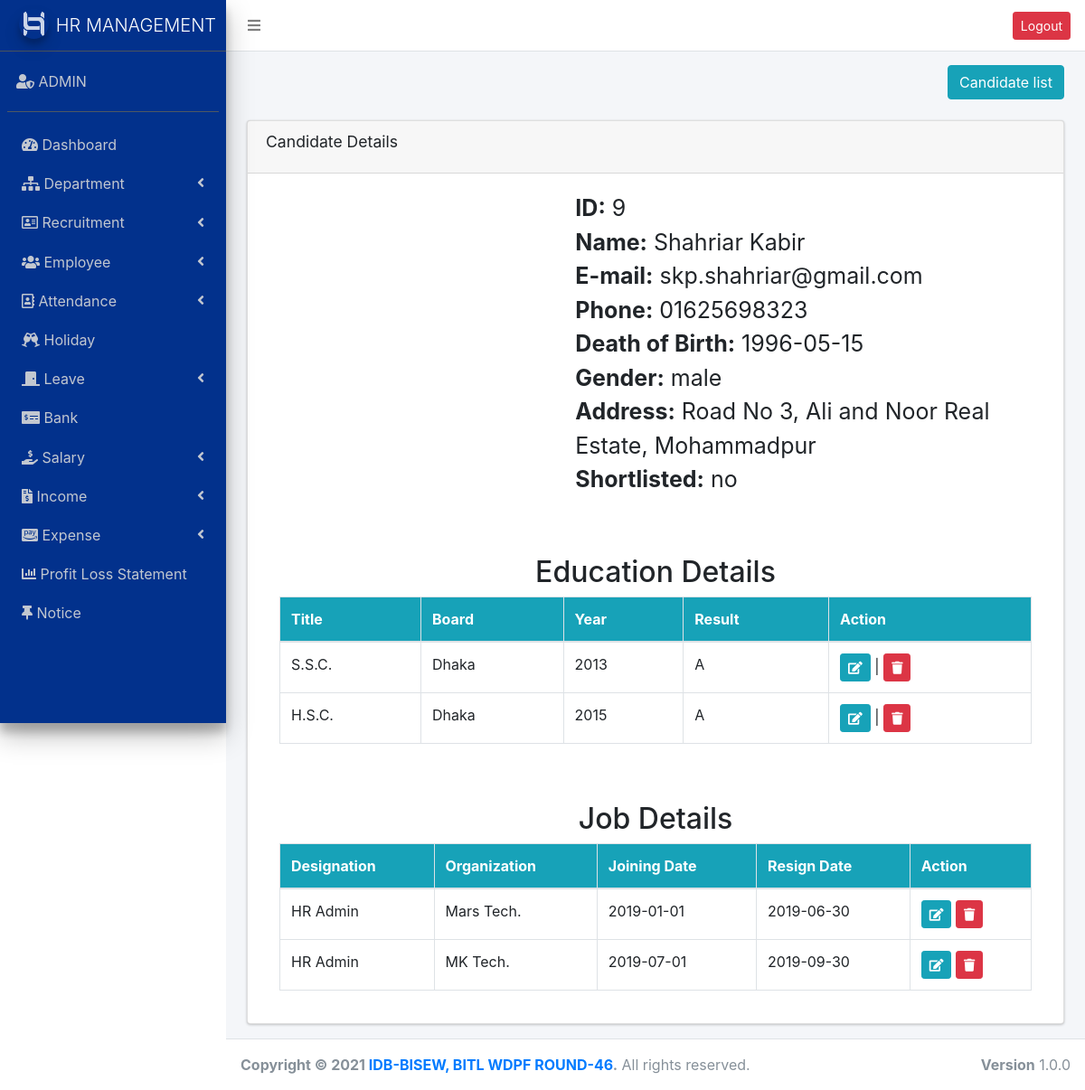
Page /candidate_details.php?id=9 (signed in) on the committed database.
### tables this page shows
CREATE TABLE `candidate` (
  `id` int(11) NOT NULL,
  `name` varchar(255) NOT NULL,
  `email` varchar(255) NOT NULL,
  `phone` varchar(20) NOT NULL,
  `address` text NOT NULL,
  `photo` varchar(200) NOT NULL,
  `dob` date NOT NULL,
  `gender` enum('male','female') DEFAULT NULL,
  `shortlisted` enum('yes','no') NOT NULL DEFAULT 'no',
  `status` enum('employee','candidate','','') NOT NULL DEFAULT 'candidate'
);

CREATE TABLE `candidate_education` (
  `eduID` int(11) NOT NULL,
  `title` varchar(255) NOT NULL,
  `year` varchar(10) NOT NULL,
  `board` varchar(255) NOT NULL,
  `result` varchar(10) NOT NULL,
  `candidateID` int(11) NOT NULL
);

CREATE TABLE `job_experience` (
  `jobID` int(11) NOT NULL,
  `designation` varchar(255) NOT NULL,
  `organization` text NOT NULL,
  `joining_date` date NOT NULL,
  `resign_date` date NOT NULL,
  `candidateID` int(11) NOT NULL
);

### candidate_details.php (the view, shortened to what this page needs)
<?php
require_once("header.php");
require_once("sidebar.php");
$id = $_GET['id'];
$candidate = $conn->query("SELECT * FROM `candidate` where candidate.id=$id");
$edu = $conn->query("SELECT * FROM `candidate_education` where candidate_education.candidateID=$id");
$job = $conn->query("SELECT * FROM `job_experience` where job_experience.candidateID=$id");
$can = $candidate->fetch_assoc();
?>
<section class="content-header">
    <div class="container-fluid">
        <div class="row mb-2">
            <div class="col-sm-6">
            </div>
            <div class="col-sm-6">
                <ol class="breadcrumb float-sm-right">
                    <li class="breadcrumb-item"><a class="btn btn-info" href="candidate_list.php">Candidate list</a></li>
                </ol>
            </div>
        </div>
    </div>
</section>
<section class="content">
    <div class="container-fluid">
        <div class="row">
            <div class="col-md-12">
                <div class="card">
                    <div class="card-header">
                        <h3 class="card-title">Candidate Details</h3>
                    </div>
                    <div class="card-body">
                        <div class="container cnd_dtl">
                            <div class="row">
                                <div class="col-md-4">
                                </div>
                                <div class="col-md-8">
                                    <ul>
                                        <li><strong>ID:</strong> <?php echo $can['id'] ?> </li>
                                        <li><strong>Name:</strong> <?php echo $can['name'] ?> </li>
                                        <li><strong>E-mail:</strong> <?php echo $can['email'] ?></li>
                                        <li><strong>Phone:</strong> <?php echo $can['phone'] ?></li>
                                        <li><strong>Death of Birth:</strong> <?php echo $can['dob'] ?></li>
                                        <li><strong>Gender:</strong> <?php echo $can['gender'] ?></li>
                                        <li><strong>Address:</strong> <?php echo $can['address'] ?></li>
                                        <li><strong>Shortlisted:</strong> <?php echo $can['shortlisted'] ?></li>
                                    </ul>
                                </div>
                            </div>
                            <div class="row">
                                <div class="col-md-12">
                                    <h2 class="text-center mt-5">Education Details </h2>
                                    <table class="table table-bordered mt-2">
                                        <thead>
                                            <tr class="bg-info">
                                                <th scope="col">Title</th>
                                                <th scope="col">Board</th>
                                                <th scope="col">Year</th>
                                                <th scope="col">Result</th>
                                                <th scope="col">Action</th>
                                            </tr>
                                        </thead>
                                        <tbody>
                                            <?php while ($e = $edu->fetch_assoc()) { ?>
                                                <tr>
                                                    <td><?php echo $e['title'] ?></td>
                                                    <td><?php echo $e['board'] ?></td>
                                                    <td><?php echo $e['year'] ?></td>
                                                    <td><?php echo $e['result'] ?></td>
                                                    <td><a href="edit_cnd_edu.php?id=<?php echo $e['eduID'] ?>" class="btn btn-info btn-sm"><i class="fas fa-edit"></i></a> | <a href="candidate_education.php?delId=<?php echo $e['eduID'] ?>" class="btn btn-danger btn-sm" onclick="return confirm('Are you sure?')"><i class="fas fa-trash"></i></a></td>
                                                </tr>
                                            <?php } ?>
                                        </tbody>
                                    </table>
                                </div>
                            </div>
                            <div class="row">
                                <div class="col-md-12">
                                <h2 class="text-center mt-5">Job Details </h2>
                                    <table class="table table-bordered mt-2">
                                        <thead>
                                            <tr class="bg-info">
                                                <th scope="col">Designation</th>
                                                <th scope="col">Organization</th>
                                                <th scope="col">Joining Date</th>
                                                <th scope="col">Resign Date</th>
                                                <th scope="col">Action</th>
                                            </tr>
                                        </thead>
                                        <tbody>
                                            <?php while ($j=$job->fetch_assoc()) { ?>
                                                <tr>
                                                    <td><?php echo $j['designation']; ?></td>
                                                    <td><?php echo $j['organization']; ?></td>
                                                    <td><?php echo $j['joining_date']; ?></td>
                                                    <td><?php echo $j['resign_date']; ?></td>
                                                    <td>
                                                        <a href="jobExEdit.php?id=<?php echo $j['candidateID']; ?>" class="btn btn-sm btn-info"><i class="fas fa-edit"></i></a>
                                                        <a href="jobEx.php?id=<?php echo $j['candidateID']; ?>" onclick="return confirm('Are you sure?')" class="btn btn-sm btn-danger"><i class="fas fa-trash"></i></a>
                                                    </td>
                                                </tr>
                                            <?php
                                            }
                                            ?>
                                        </tbody>
                                    </table>
                                </div>
                            </div>
                        </div>
                    </div>
                </div>
            </div>
        </div>
    </div>
</section>
<?php require("footer.php"); ?>

### assets/css/style.css (style rules this page uses)
.cnd_dtl ul { list-style-type: none; font-size: 25px; }

### rows in the picture
candidate: id "9", name "Shahriar Kabir", email "skp.shahriar@gmail.com", phone "01625698323", dob "1996-05-15", gender "male", address "Road No 3, Ali and Noor Real Estate, Mohammadpur", shortlisted "no"
candidate_education: title "S.S.C.", board "Dhaka", year "2013", result "A"
candidate_education: title "H.S.C.", board "Dhaka", year "2015", result "A"
job_experience: designation "HR Admin", organization "Mars Tech.", joining_date "2019-01-01", resign_date "2019-06-30"
job_experience: designation "HR Admin", organization "MK Tech.", joining_date "2019-07-01", resign_date "2019-09-30"
